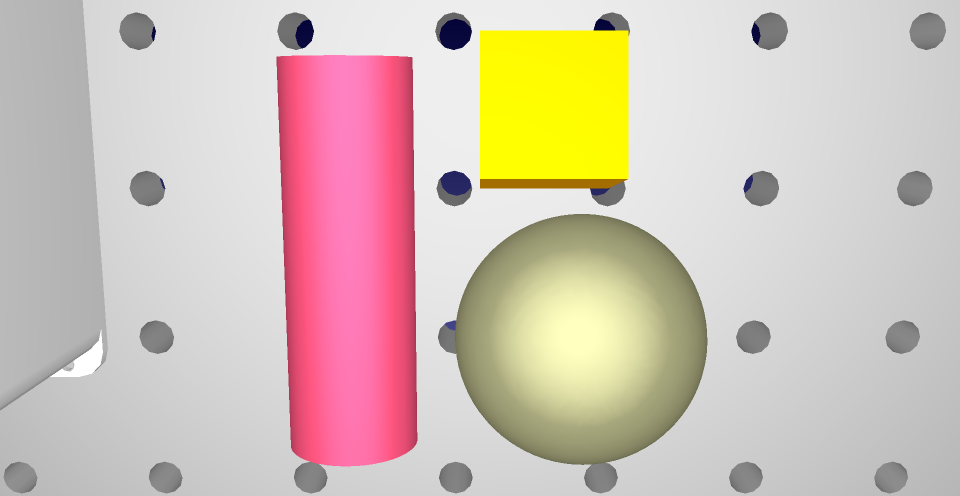
#> input picture Frame 2-Snapshot.png, 1920 x 991 px (shown at 1/2 size)
$ python task-b2.py
#> lines starting #> are read from the running program, lines starting #| are printed output that depends on the picture; after the words box and inside, x2 and y2 are one past the last pixel; in counts of white or black regions, pixels touching at a corner belong together
import cv2
import numpy as np
from datetime import datetime

MY_NAME = "ARIBA"
IMAGE_PATH = "Frame 2-Snapshot.png"


img = cv2.imread(IMAGE_PATH)
#> img is the input picture: shape (991, 1920, 3); mean B, G, R 182.8, 193.8, 210.4

if img is None:
    print("Image not found")
    exit()

img = cv2.resize(img, (900, 650))
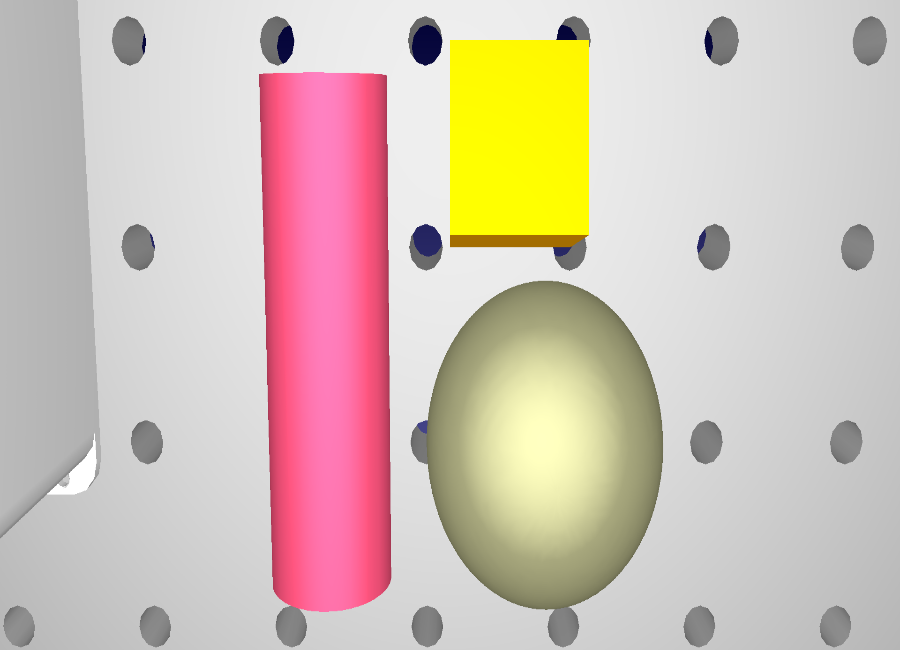
#> img: shape (650, 900, 3); mean B, G, R 182.8, 193.8, 210.3


hsv = cv2.cvtColor(img, cv2.COLOR_BGR2HSV)
#> hsv: shape (650, 900, 3); mean H, S, V 24.3, 37.2, 210.6


yellow_low = np.array([20, 100, 100])
yellow_high = np.array([35, 255, 255])
yellow_mask = cv2.inRange(hsv, yellow_low, yellow_high)
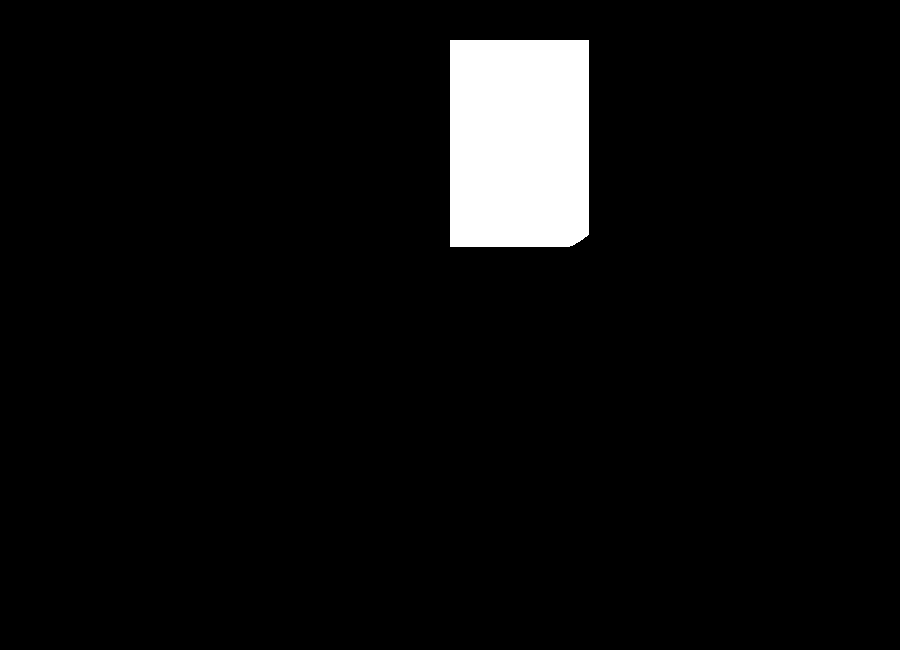
#> yellow_mask: shape (650, 900); 4.9% white; 1 white region, box (x1, y1, x2, y2) and area: (450, 40, 589, 247) 28665


pink_low = np.array([140, 50, 50])
pink_high = np.array([180, 255, 255])
pink_mask = cv2.inRange(hsv, pink_low, pink_high)
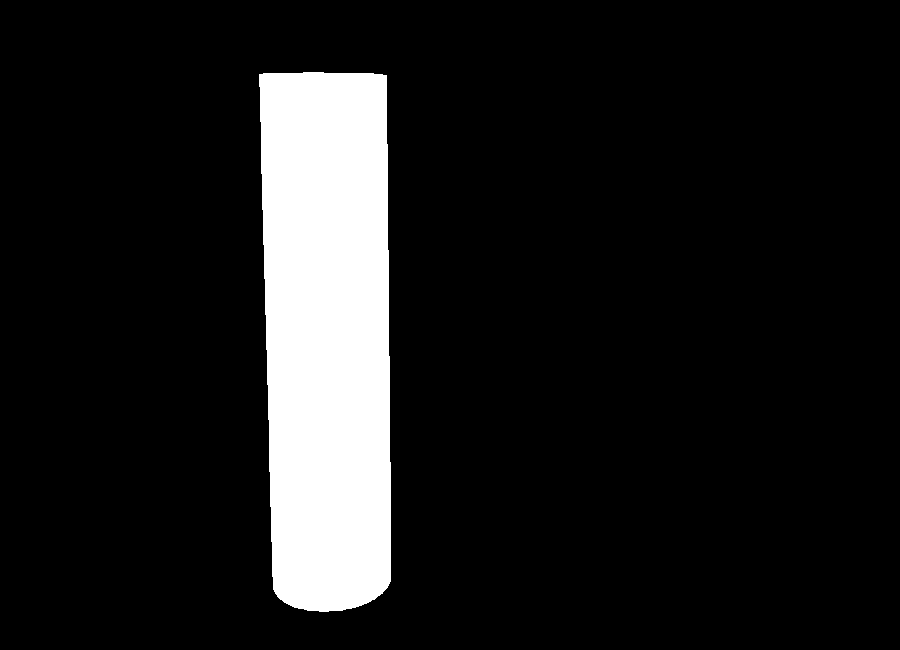
#> pink_mask: shape (650, 900); 11.2% white; 1 white region, box (x1, y1, x2, y2) and area: (259, 72, 391, 612) 65528


beige_low = np.array([15, 30, 150])
beige_high = np.array([35, 150, 255])
beige_mask = cv2.inRange(hsv, beige_low, beige_high)
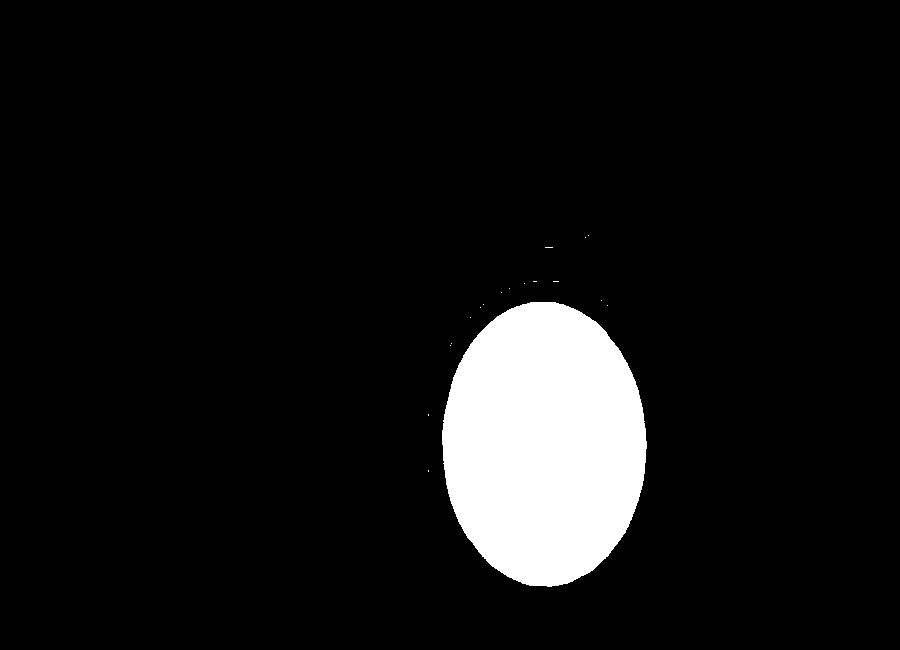
#> beige_mask: shape (650, 900); 7.8% white; 18 white regions (17 under 20 px), largest, box (x1, y1, x2, y2) and area: (442, 302, 647, 587) 45635


mask = yellow_mask | pink_mask | beige_mask
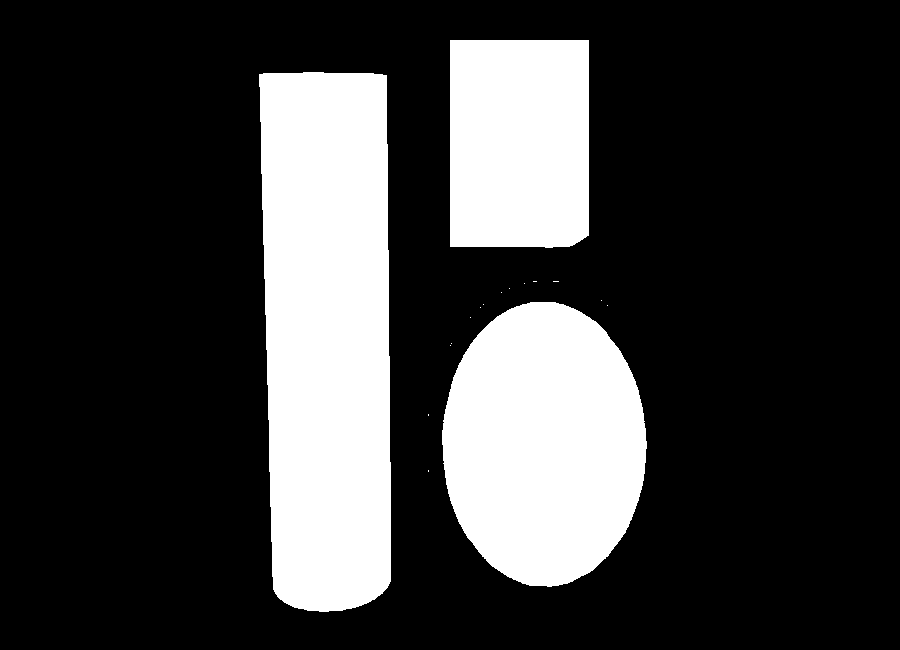
#> mask: shape (650, 900); 23.9% white; 17 white regions (14 under 20 px), largest, box (x1, y1, x2, y2) and area: (259, 72, 391, 612) 65528, (442, 302, 647, 587) 45635, (450, 40, 589, 248) 28675


kernel = np.ones((7,7), np.uint8)
mask = cv2.morphologyEx(mask, cv2.MORPH_CLOSE, kernel)
#> mask: shape (650, 900); 23.9% white; 17 white regions (14 under 20 px), largest, box (x1, y1, x2, y2) and area: (259, 72, 391, 612) 65528, (442, 302, 647, 587) 45639, (450, 40, 589, 248) 28675
mask = cv2.morphologyEx(mask, cv2.MORPH_OPEN, kernel)
#> mask: shape (650, 900); 23.9% white; 3 white regions


contours, _ = cv2.findContours(
    mask,
    cv2.RETR_EXTERNAL,
    cv2.CHAIN_APPROX_SIMPLE
)
#> contours = 3 contours; box (x1, y1, x2, y2) and area: (259, 72, 391, 612) 64891, (442, 302, 647, 586) 45282, (450, 40, 589, 248) 28336

count = 1

for cnt in contours:

    area = cv2.contourArea(cnt)


    if area < 3000:
        continue

    peri = cv2.arcLength(cnt, True)
    approx = cv2.approxPolyDP(cnt, 0.03 * peri, True)

    x,y,w,h = cv2.boundingRect(cnt)

    shape = "Unknown"


    if len(approx) == 4:
        shape = "Box"
        cv2.rectangle(img,(x,y),(x+w,y+h),(0,255,0),2)


    else:
        (cx,cy),r = cv2.minEnclosingCircle(cnt)


        ratio = h / w

        if ratio > 1.2:
            shape = "Cylinder"
        else:
            shape = "Sphere"

        cv2.circle(img,(int(cx),int(cy)),int(r),(255,0,0),2)


    cv2.putText(
        img,
        f"Object {count}: {shape}",
        (x,y-10),
        cv2.FONT_HERSHEY_SIMPLEX,
        0.6,
        (0,0,255),
        2
    )

    count += 1
#> this loop made 3 passes
#> (area, peri, x, y, w, h, shape, cx) on pass 1: (45282, 814.7, 442, 302, 205, 284, 'Cylinder', 543.5)
#> (area, peri, approx, x, y, w, h, shape) on passes 2 to 3: (64891, 1300.2, [[263, 73], [273, 589], [390, 581], [386, 75]], 259, 72, 132, 540, 'Box'), (28335.5, 682.4, [[450, 40], [450, 246], [588, 235], [588, 40]], 450, 40, 139, 208, 'Box')
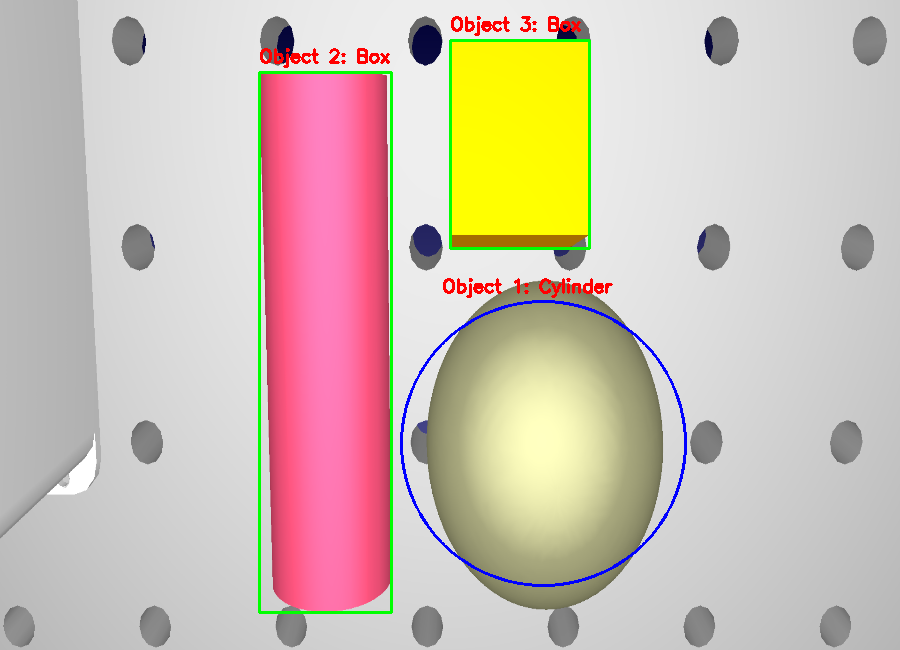
#> img: shape (650, 900, 3); 1.99% of pixels changed, all inside (x1, y1, x2, y2) = (258, 16, 687, 614)
#> after the loop, count = 4


date = datetime.now().strftime("%Y-%m-%d")

cv2.putText(
    img,
    f"{MY_NAME} - {date}",
    (10,30),
    cv2.FONT_HERSHEY_SIMPLEX,
    0.7,
    (0,0,255),
    2
)
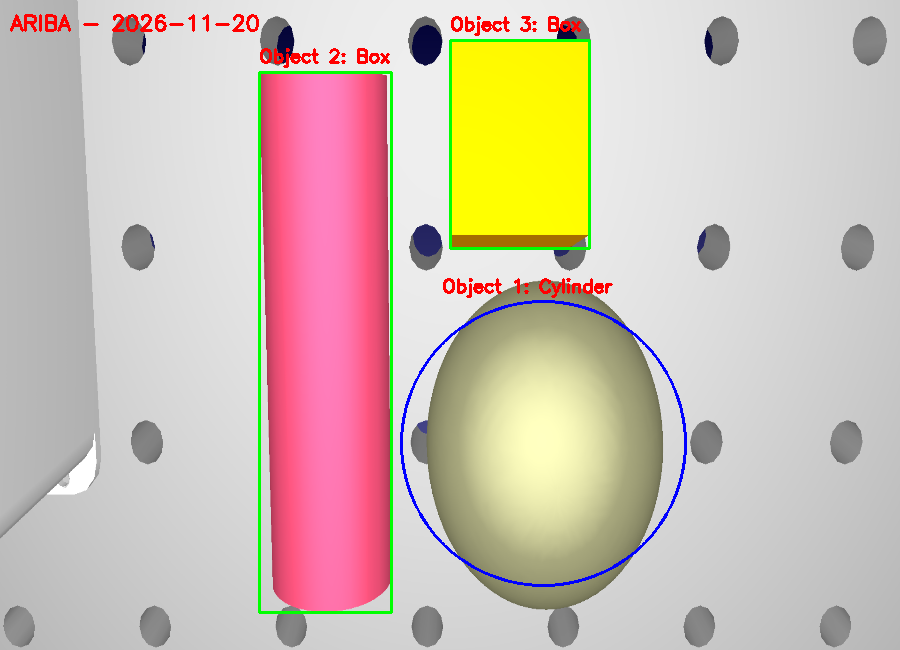
#> img: shape (650, 900, 3); 0.26% of pixels changed, all inside (x1, y1, x2, y2) = (10, 14, 259, 32)

cv2.imwrite("task-b2-output.png", img)

print("Detected objects:", count-1)
#| Detected objects: 3
print("Done.")
